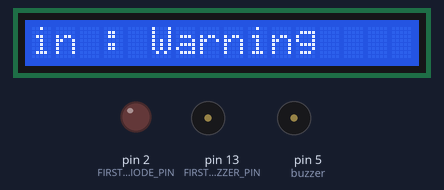
A sketch run on a simulated Arduino Uno, built with avr-gcc and run on an emulated ATmega328P. Shown: 16×1 character LCD, output pins drawn as LEDs (lit = HIGH), buzzer (waves = sounding, pin HIGH). Wiring (from diagram.json): ultrasonic range finder: trigger pin 3; echo pin 4. Dashed ring = blinking.

Above: at 1.1 s.
At 128.6 s:
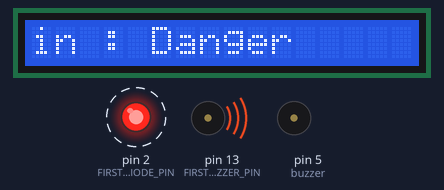
Timing chart, 0 to 130.0 s (numbered marks = the images above):
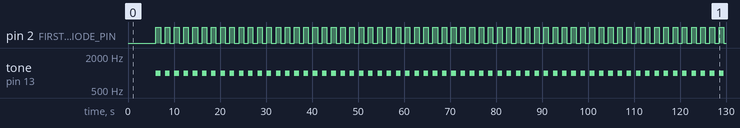

Measured:
- by itself, pin 2 (FIRST_LIGHT_EMITTING_DIODE_PIN): LOW → HIGH at 6.1 s, → LOW 1.0 s later, → HIGH 1.0 s later, → LOW 1.0 s later, … (124 changes in this stretch)
- by itself, tone on pin 13 (FIRST_BUZZER_PIN): silent → 1000 Hz at 6.1 s, → silent 1.0 s later, → 1000 Hz 1.0 s later, → silent 1.0 s later, … (124 changes in this stretch)
- what the display in image 0 shows lasts 5.0 s, from 1.1 s to 6.1 s

The sketch:

sketch.ino
```cpp
#include "src/FloodDetectionSystemApplication.h"

void setup()
{

}

void loop()
{
    runFloodDetectionSystemApplication();
}
```

FloodDetectionSystemApplication.cpp
```cpp

```

FloodDetectionSystemApplication.h
```cpp
#include <Arduino.h>

#include "library/Utilities.h"
#include "library/Connections.h"
#include "library/HCSR04UltrasonicDistanceCalculator.h"
#include "library/HCSR04UltrasonicDistanceSensor.h"
#include "library/FloodLevels.h"
#include "library/LightEmittingDiode.h"
#include "library/Buzzer.h"
#include "library/LiquidCrystalDisplay.h"

#ifndef FloodDetectionSystemApplication_h
#define FloodDetectionSystemApplication_h

const Utilities utilities;

const unsigned int SERIAL_BANDWIDTH = 9600;
const Connections connections(SERIAL_BANDWIDTH);

const byte MEASUREMENT_IN_INCHES = 1;
const unsigned int SAFE_LEVEL_TOLERANCE_IN_INCHES = 12;
const HCSR04UltrasonicDistanceCalculator hcsr04UltrasonicDistanceCalculator(
    MEASUREMENT_IN_INCHES);

bool hasCrossedTheSafeDistanceThreshold(unsigned int distance)
{
    return distance <= SAFE_LEVEL_TOLERANCE_IN_INCHES;
}

unsigned int currentNotWithinSafeDistanceCount = 0;
unsigned int maximumNotWithinSafeDistanceCount = 5;
bool isDistanceWithinPendingLevel(unsigned int distance)
{
    return hasCrossedTheSafeDistanceThreshold(distance) &&
        currentNotWithinSafeDistanceCount < maximumNotWithinSafeDistanceCount;
}

bool isDistanceWithinDangerLevel(unsigned int distance)
{
    return hasCrossedTheSafeDistanceThreshold(distance) &&
        currentNotWithinSafeDistanceCount >= maximumNotWithinSafeDistanceCount;
}

const byte HCSR04_ULTRASONIC_DISTANCE_SENSOR_TRIGGER_PIN = 4;
const byte HCSR04_ULTRASONIC_DISTANCE_SENSOR_ECHO_PIN = 5;
const HCSR04UltrasonicDistanceSensor hcsr04UltrasonicDistanceSensor(
    HCSR04_ULTRASONIC_DISTANCE_SENSOR_TRIGGER_PIN,
    HCSR04_ULTRASONIC_DISTANCE_SENSOR_ECHO_PIN);

unsigned int getHcsr04UltrasonicDistanceSensorDistance()
{
    return hcsr04UltrasonicDistanceCalculator.getIntegerConversion(
        hcsr04UltrasonicDistanceSensor.getAnalogInput());
}

const FloodLevels floodLevels;
const byte DANGER_LEVEL = 0;
const byte PENDING_LEVEL = 1;
const byte SAFE_LEVEL = 2;
byte getCurrentFloodLevel(unsigned int distance)
{
    if (isDistanceWithinPendingLevel(distance))
    {
        return PENDING_LEVEL;
    }
    else if (isDistanceWithinDangerLevel(distance))
    {
        return DANGER_LEVEL;
    }
    else
    {
        return SAFE_LEVEL;
    }
}

const byte FIRST_LIGHT_EMITTING_DIODE_PIN = 2;
const unsigned long OUTPUT_REFRESH_DELAY_IN_MILLISECONDS = 500;
const LightEmittingDiode LightEmittingDiodes[1] = {
    LightEmittingDiode(
        FIRST_LIGHT_EMITTING_DIODE_PIN,
        OUTPUT_REFRESH_DELAY_IN_MILLISECONDS)};

const byte FIRST_BUZZER_PIN = 13;
const unsigned short BUZZER_TONE_IN_HERTZ = 1000;
const Buzzer Buzzers[1] = {
    Buzzer(
        FIRST_BUZZER_PIN,
        BUZZER_TONE_IN_HERTZ,
        OUTPUT_REFRESH_DELAY_IN_MILLISECONDS)};

void triggerLightEmittingDiodesAndBuzzers(unsigned int distance)
{
    if (hasCrossedTheSafeDistanceThreshold(distance) &&
        currentNotWithinSafeDistanceCount >= maximumNotWithinSafeDistanceCount)
    {
        LightEmittingDiodes[0].blink();
        Buzzers[0].blink();
    } else {
        LightEmittingDiodes[0].turnOff();
        Buzzers[0].turnOff();
    }
}

const byte COMMAND_OR_DATA_SELECT_PIN = 12;
const byte ENABLE_PIN = 11;
const byte PARALLEL_DATA_4_PIN = 10;
const byte PARALLEL_DATA_5_PIN = 9;
const byte PARALLEL_DATA_6_PIN = 8;
const byte PARALLEL_DATA_7_PIN = 7;
const byte ROW_COUNT = 1;
const byte COLUMN_COUNT  = 16;
const LiquidCrystalDisplay liquidCrystalDisplay(
    COMMAND_OR_DATA_SELECT_PIN,
    ENABLE_PIN,
    PARALLEL_DATA_4_PIN,
    PARALLEL_DATA_5_PIN,
    PARALLEL_DATA_6_PIN,
    PARALLEL_DATA_7_PIN,
    ROW_COUNT,
    COLUMN_COUNT);

unsigned long lcdTimestampInMilliseconds = 0;
const unsigned long LOOP_DELAY_IN_MILLISECONDS = 1000;
bool hasLoopDelayBeenReached(
    unsigned long newTimestampInMilliseconds,
    unsigned int oldTimestampInMilliseconds)
{
    return (newTimestampInMilliseconds - oldTimestampInMilliseconds) >=
        LOOP_DELAY_IN_MILLISECONDS;
}

bool hasOutputRefreshDelayBeenReached(
    unsigned long newTimestampInMilliseconds,
    unsigned int oldTimestampInMilliseconds)
{
    return (newTimestampInMilliseconds - oldTimestampInMilliseconds) >=
        OUTPUT_REFRESH_DELAY_IN_MILLISECONDS;
}

unsigned long loopTimestampInMilliseconds = 0;
unsigned int handleCurrentNotWithinSafeDistanceCount(
    unsigned long currentTimeSinceArduinoInitializationInMilliseconds,
    unsigned int distance)
{
    if (hasLoopDelayBeenReached(
        currentTimeSinceArduinoInitializationInMilliseconds,
        loopTimestampInMilliseconds) && isDistanceWithinPendingLevel(distance))
    {
        loopTimestampInMilliseconds = currentTimeSinceArduinoInitializationInMilliseconds;
        currentNotWithinSafeDistanceCount += 1;
    } else if (hasLoopDelayBeenReached(
        currentTimeSinceArduinoInitializationInMilliseconds,
        loopTimestampInMilliseconds) && isDistanceWithinDangerLevel(distance))
    {
        loopTimestampInMilliseconds = currentTimeSinceArduinoInitializationInMilliseconds;
        currentNotWithinSafeDistanceCount = maximumNotWithinSafeDistanceCount;
    } else if (hasLoopDelayBeenReached(
        currentTimeSinceArduinoInitializationInMilliseconds, loopTimestampInMilliseconds) &&
        !hasCrossedTheSafeDistanceThreshold(distance))
    {
        loopTimestampInMilliseconds = currentTimeSinceArduinoInitializationInMilliseconds;
        currentNotWithinSafeDistanceCount = 0;
    }
}

unsigned int savedDistance = 0;
void displayDistanceToLCD(unsigned int distance) {
    unsigned long currentTimeSinceArduinoInitializationInMilliseconds = millis();
    if (hasOutputRefreshDelayBeenReached(
        currentTimeSinceArduinoInitializationInMilliseconds,
        lcdTimestampInMilliseconds))
    {
        lcdTimestampInMilliseconds = currentTimeSinceArduinoInitializationInMilliseconds;

        savedDistance = distance;
        liquidCrystalDisplay.clearDisplay(savedDistance != distance);

        byte cellColumnIndex = 0;
        char characterStringDistance[4];
        sprintf(characterStringDistance, "%d", distance);
        liquidCrystalDisplay.displayTextAtCoordinates(
            characterStringDistance, cellColumnIndex);
        liquidCrystalDisplay.displayTextAtCoordinates(
            hcsr04UltrasonicDistanceCalculator.getMeasurementName(),
            cellColumnIndex += utilities.getDigitSum(distance));
        liquidCrystalDisplay.displayTextAtCoordinates(
            " : ", cellColumnIndex += hcsr04UltrasonicDistanceCalculator.getMeasurementNameSize());
        byte currentFloodLevel = getCurrentFloodLevel(distance);

        liquidCrystalDisplay.displayTextAtCoordinates(
            floodLevels.getLevelName(currentFloodLevel),
            cellColumnIndex += 3);
        liquidCrystalDisplay.clearDisplay(
            0, cellColumnIndex += floodLevels.getLevelNameSize(currentFloodLevel));
    }
}

void runFloodDetectionSystemApplication() {
    unsigned int distance = getHcsr04UltrasonicDistanceSensorDistance();
    unsigned long currentTimeSinceArduinoInitializationInMilliseconds = millis();
    handleCurrentNotWithinSafeDistanceCount(
        currentTimeSinceArduinoInitializationInMilliseconds,
        distance);
    triggerLightEmittingDiodesAndBuzzers(distance);
    displayDistanceToLCD(distance);
}

#endif
```

Buzzer.cpp
```cpp
#include <Arduino.h>

#include "Buzzer.h"

Buzzer::Buzzer(byte pinNumber, unsigned short toneInHertz, unsigned long durationInMilliseconds)
{
    _pinNumber = pinNumber;
    _toneInHertz = toneInHertz;
    _durationInMilliseconds = durationInMilliseconds;

    pinMode(_pinNumber, OUTPUT);
}

Buzzer::Buzzer(byte pinNumber, unsigned short toneInHertz)
{
    _pinNumber = pinNumber;
    _toneInHertz = toneInHertz;

    pinMode(_pinNumber, OUTPUT);
}

Buzzer::Buzzer(byte pinNumber)
{
    _pinNumber = pinNumber;

    pinMode(_pinNumber, OUTPUT);
}

byte Buzzer::getPinNumber()
{
    return _pinNumber;
}

bool Buzzer::getCurrentState()
{
    return _currentState;
}

unsigned short Buzzer::getToneInHertz()
{
    return _toneInHertz;
}

unsigned long Buzzer::getDurationInMilliseconds()
{
    return _durationInMilliseconds;
}

void Buzzer::turnOn()
{
    tone(_pinNumber, _toneInHertz);
}

void Buzzer::turnOn(unsigned short toneInHertz)
{
    tone(_pinNumber, toneInHertz);
}

void Buzzer::turnOff()
{
    noTone(_pinNumber);
}

void Buzzer::blink()
{
    blink(_toneInHertz, _durationInMilliseconds);
}

void Buzzer::blink(unsigned short toneInHertz)
{
    blink(toneInHertz, _durationInMilliseconds);
}

void Buzzer::blink(unsigned short toneInHertz, unsigned long durationInMilliseconds)
{
    unsigned long currentTimeInMilliseconds = millis();
    if (_isTheRightTimeToChangeState(currentTimeInMilliseconds, durationInMilliseconds))
    {
        _timestampInMilliseconds = currentTimeInMilliseconds;
        _changeCurrentState();
        _decideWetherToTurnOnOrOff();
    }
}

bool Buzzer::_isTheRightTimeToChangeState(
    unsigned long currentTimeInMilliseconds,
    unsigned long durationInMilliseconds)
{
    return (currentTimeInMilliseconds - _timestampInMilliseconds) >= durationInMilliseconds;
}

void Buzzer::_changeCurrentState()
{
    _currentState = (_currentState == LOW) ? HIGH : LOW;
}

void Buzzer::_decideWetherToTurnOnOrOff()
{
    if (_currentState == HIGH)
    {
        turnOn(_toneInHertz);
    }
    else if (_currentState == LOW)
    {
        turnOff();
    }
}
```

Buzzer.h
```cpp
#include <Arduino.h>

#ifndef Buzzer_h
#define Buzzer_h

class Buzzer
{
    public:
        Buzzer(byte, unsigned short, unsigned long);
        Buzzer(byte, unsigned short);
        Buzzer(byte);
        byte getPinNumber();
        bool getCurrentState();
        unsigned short getToneInHertz();
        unsigned long getDurationInMilliseconds();
        void turnOn();
        void turnOn(unsigned short);
        void turnOff();
        void blink();
        void blink(unsigned short);
        void blink(unsigned short, unsigned long);

    private:
        byte _pinNumber;
        bool _currentState;
        unsigned short _toneInHertz;
        unsigned long _durationInMilliseconds;
        unsigned long _timestampInMilliseconds;
        bool _isTheRightTimeToChangeState(unsigned long, unsigned long);
        void _changeCurrentState();
        void _decideWetherToTurnOnOrOff();
};

#endif
```

Connections.cpp
```cpp
#include <Arduino.h>

#include "Connections.h"

Connections::Connections(unsigned int serialBandwidth)
{
    _serialBandwidth = serialBandwidth;
    Serial.begin(_serialBandwidth);
}

unsigned int Connections::getSerialBandwidth()
{
    return _serialBandwidth;
}
```

Connections.h
```cpp
#include <Arduino.h>

#ifndef Connections_h
#define Connections_h

class Connections
{
    public:
        Connections(unsigned int);
        unsigned int getSerialBandwidth();

    private:
        unsigned int _serialBandwidth;
};

#endif
```

FloodLevels.cpp
```cpp
#include <Arduino.h>

#include "FloodLevels.h"

char* FloodLevels::getLevelName(byte index)
{
    return (_isIndexInvalid(index)) ? NULL : _levelNames[index];
}

int FloodLevels::getLevelNameSize(byte index)
{
    return (_isIndexInvalid(index)) ? NULL : _levelNameSizes[index];
}

bool FloodLevels::_isIndexInvalid(byte index)
{
    return index < 0 || index >= sizeof(_levelNames) / sizeof(_levelNames[0]);
}
```

FloodLevels.h
```cpp
#include <Arduino.h>

#ifndef FloodLevels_h
#define FloodLevels_h

class FloodLevels
{
    public:
        char* getLevelName(byte);
        int getLevelNameSize(byte);

    private:
        const char _levelNames[3][16] =
        {
            "Danger",
            "Warning",
            "Safe"
        };
        const int _levelNameSizes[3] =
        {
            6,
            7,
            4
        };
        bool _isIndexInvalid(byte);
};

#endif
```

HCSR04UltrasonicDistanceCalculator.cpp
```cpp
#include <Arduino.h>

#include "HCSR04UltrasonicDistanceCalculator.h"

HCSR04UltrasonicDistanceCalculator::HCSR04UltrasonicDistanceCalculator(unsigned int maximumDistance, byte measurementIndex)
{
    if (_isIndexInvalid(measurementIndex))
    {
        measurementIndex = 0;
    }

    _maximumDistance = maximumDistance;
    _measurementIndex = measurementIndex;
}

HCSR04UltrasonicDistanceCalculator::HCSR04UltrasonicDistanceCalculator(unsigned int maximumDistance)
{
    _maximumDistance = maximumDistance;
    _measurementIndex = 0;
}

HCSR04UltrasonicDistanceCalculator::HCSR04UltrasonicDistanceCalculator(byte measurementIndex)
{
    _maximumDistance = 1000000;
    _measurementIndex = measurementIndex;
}

unsigned int HCSR04UltrasonicDistanceCalculator::getIntegerConversion(unsigned int analogInput)
{
    unsigned int output = analogInput / _measurementValues[_measurementIndex];
    return (output >= _maximumDistance) ? _maximumDistance : output;
}

unsigned int HCSR04UltrasonicDistanceCalculator::getMaximumDistance()
{
    return _maximumDistance;
}

byte HCSR04UltrasonicDistanceCalculator::getMeasurementIndex()
{
    return _measurementIndex;
}

char *HCSR04UltrasonicDistanceCalculator::getMeasurementName()
{
    return _measurementNames[_measurementIndex];
}

int HCSR04UltrasonicDistanceCalculator::getMeasurementNameSize()
{
    return _measurementNameSizes[_measurementIndex];
}

bool HCSR04UltrasonicDistanceCalculator::_isIndexInvalid(byte index)
{
    return index < 0 || index >= sizeof(_measurementNames) / sizeof(_measurementNames[0]);
}
```

HCSR04UltrasonicDistanceCalculator.h
```cpp
#include <Arduino.h>

#ifndef HCSR04UltrasonicDistanceCalculator_h
#define HCSR04UltrasonicDistanceCalculator_h

class HCSR04UltrasonicDistanceCalculator
{
    public:
        HCSR04UltrasonicDistanceCalculator(unsigned int, byte);
        HCSR04UltrasonicDistanceCalculator(unsigned int);
        HCSR04UltrasonicDistanceCalculator(byte);
        unsigned int getIntegerConversion(unsigned int);
        unsigned int getMaximumDistance();
        byte getMeasurementIndex();
        char *getMeasurementName();
        int getMeasurementNameSize();

    private:
        unsigned int _maximumDistance;
        byte _measurementIndex;
        char _measurementNames[2][16] = {"cm", "in"};
        int _measurementNameSizes[2] = {2, 2};
        double _measurementValues[2] = {29.1, 148};
        bool _isIndexInvalid(byte);
};

#endif
```

HCSR04UltrasonicDistanceSensor.cpp
```cpp
#include <Arduino.h>

#include "HCSR04UltrasonicDistanceSensor.h"

HCSR04UltrasonicDistanceSensor::HCSR04UltrasonicDistanceSensor(
    byte triggerPinNumber,
    byte echoPinNumber,
    unsigned int receptionDelayInMicroseconds)
{
    _triggerPinNumber = triggerPinNumber;
    _echoPinNumber = echoPinNumber;
    _receptionDelayInMicroseconds = receptionDelayInMicroseconds;

    pinMode(_triggerPinNumber, INPUT);
    pinMode(_echoPinNumber, OUTPUT);
}

HCSR04UltrasonicDistanceSensor::HCSR04UltrasonicDistanceSensor(
    byte triggerPinNumber,
    byte echoPinNumber)
{
    _triggerPinNumber = triggerPinNumber;
    _echoPinNumber = echoPinNumber;
    _receptionDelayInMicroseconds = 10;

    pinMode(_triggerPinNumber, INPUT);
    pinMode(_echoPinNumber, OUTPUT);
}

unsigned int HCSR04UltrasonicDistanceSensor::getReceptionDelayInMicroseconds()
{
    return _receptionDelayInMicroseconds;
}

byte HCSR04UltrasonicDistanceSensor::getTriggerPinNumber()
{
    return _triggerPinNumber;
}

byte HCSR04UltrasonicDistanceSensor::getEchoPinNumber()
{
    return _echoPinNumber;
}

unsigned int HCSR04UltrasonicDistanceSensor::getAnalogInput()
{
    digitalWrite(_echoPinNumber, HIGH);
    delayMicroseconds(_receptionDelayInMicroseconds);
    digitalWrite(_echoPinNumber, LOW);
    return pulseIn(_triggerPinNumber, HIGH);
}
```

HCSR04UltrasonicDistanceSensor.h
```cpp
#include <Arduino.h>

#ifndef HCSR04UltrasonicDistanceSensor_h
#define HCSR04UltrasonicDistanceSensor_h

class HCSR04UltrasonicDistanceSensor
{
    public:
        HCSR04UltrasonicDistanceSensor(byte, byte, unsigned int);
        HCSR04UltrasonicDistanceSensor(byte, byte);
        unsigned int getReceptionDelayInMicroseconds();
        byte getTriggerPinNumber();
        byte getEchoPinNumber();
        unsigned int getAnalogInput();

    private:
        unsigned int _receptionDelayInMicroseconds;
        byte _triggerPinNumber;
        byte _echoPinNumber;
};

#endif
```

LightEmittingDiode.cpp
```cpp
#include <Arduino.h>

#include "LightEmittingDiode.h"

LightEmittingDiode::LightEmittingDiode(byte pinNumber)
{
    _pinNumber = pinNumber;
    _currentState = LOW;
    _timestampInMilliseconds = 0;

    pinMode(_pinNumber, OUTPUT);
}

LightEmittingDiode::LightEmittingDiode(byte pinNumber, unsigned long durationInMilliseconds)
{
    _pinNumber = pinNumber;
    _currentState = LOW;
    _durationInMilliseconds = durationInMilliseconds;
    _timestampInMilliseconds = 0;

    pinMode(_pinNumber, OUTPUT);
}

byte LightEmittingDiode::getPinNumber()
{
    return _pinNumber;
}

bool LightEmittingDiode::getCurrentState()
{
    return _currentState;
}

unsigned long LightEmittingDiode::getDurationInMilliseconds()
{
    return _durationInMilliseconds;
}

void LightEmittingDiode::turnOn()
{
    digitalWrite(_pinNumber, HIGH);
}

void LightEmittingDiode::turnOff()
{
    digitalWrite(_pinNumber, LOW);
}

void LightEmittingDiode::blink()
{
    blink(_durationInMilliseconds);
}

void LightEmittingDiode::blink(unsigned long durationInMilliseconds)
{
    unsigned long currentTimeInMilliseconds = millis();
    if (_isTheRightTimeToChangeState(currentTimeInMilliseconds, durationInMilliseconds))
    {
        _timestampInMilliseconds = currentTimeInMilliseconds;
        _changeCurrentState();
        digitalWrite(_pinNumber, _currentState);
    }
}

bool LightEmittingDiode::_isTheRightTimeToChangeState(
    unsigned long currentTimeInMilliseconds,
    unsigned long durationInMilliseconds)
{
    return (currentTimeInMilliseconds - _timestampInMilliseconds) >= durationInMilliseconds;
}

void LightEmittingDiode::_changeCurrentState()
{
    _currentState = (_currentState == LOW) ? HIGH : LOW;
}
```

LightEmittingDiode.h
```cpp
#include <Arduino.h>

#ifndef LightEmittingDiode_h
#define LightEmittingDiode_h

class LightEmittingDiode
{
    public:
        LightEmittingDiode(byte, unsigned long);
        LightEmittingDiode(byte);
        byte getPinNumber();
        bool getCurrentState();
        unsigned long getDurationInMilliseconds();
        void turnOn();
        void turnOff();
        void blink();
        void blink(unsigned long);

    private:
        byte _pinNumber;
        bool _currentState;
        unsigned long _durationInMilliseconds;
        unsigned long _timestampInMilliseconds;
        bool _isTheRightTimeToChangeState(unsigned long, unsigned long);
        void _changeCurrentState();
};

#endif
```

Source omitted: LiquidCrystalDisplay.cpp (3374 bytes), LiquidCrystalDisplay.h (1328 bytes), Utilities.cpp (223 bytes), Utilities.h (142 bytes)
